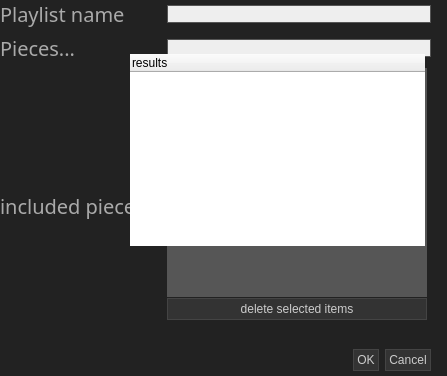
<?xml version="1.0" encoding="UTF-8"?>
<ui version="4.0">
 <class>Dialog</class>
 <widget class="QDialog" name="Dialog">
  <property name="geometry">
   <rect>
    <x>0</x>
    <y>0</y>
    <width>447</width>
    <height>376</height>
   </rect>
  </property>
  <property name="windowTitle">
   <string>MuseLib | Add New Playlist</string>
  </property>
  <property name="styleSheet">
   <string notr="true">QDialog {
background:#222;
}

QFrame {
border:0px;
}

QLabel {
font:15pt avenir;
text-transform:uppercase;
color:#AAA;
}

QLineEdit {
border:1px solid #555;
background:#EEE;
}

QListWidget {
background:rgba(255,255,255,60);
}

QDialog QPushButton, QToolButton#deleteItem {
border-style:outset;
background:#333;
border:1px solid #444;
padding:3px;
color:#CCC
}

QPushButton:checked {
border-style:inset;
}</string>
  </property>
  <widget class="QLabel" name="label">
   <property name="geometry">
    <rect>
     <x>90</x>
     <y>50</y>
     <width>59</width>
     <height>16</height>
    </rect>
   </property>
   <property name="text">
    <string/>
   </property>
  </widget>
  <widget class="QWidget" name="formLayoutWidget">
   <property name="geometry">
    <rect>
     <x>0</x>
     <y>0</y>
     <width>431</width>
     <height>371</height>
    </rect>
   </property>
   <layout class="QGridLayout" name="gridLayout">
    <property name="sizeConstraint">
     <enum>QLayout::SetMinimumSize</enum>
    </property>
    <item row="0" column="0">
     <widget class="QLabel" name="playlistNameLabel">
      <property name="text">
       <string>Playlist name</string>
      </property>
     </widget>
    </item>
    <item row="0" column="1">
     <widget class="QLineEdit" name="playlistNameLineEdit"/>
    </item>
    <item row="1" column="0">
     <widget class="QLabel" name="piecesLabel">
      <property name="text">
       <string>Pieces...</string>
      </property>
     </widget>
    </item>
    <item row="1" column="1">
     <widget class="QLineEdit" name="piecesLineEdit">
      <property name="enabled">
       <bool>true</bool>
      </property>
      <property name="frame">
       <bool>true</bool>
      </property>
     </widget>
    </item>
    <item row="2" column="0">
     <widget class="QLabel" name="label_2">
      <property name="text">
       <string>included pieces...</string>
      </property>
     </widget>
    </item>
    <item row="2" column="1">
     <widget class="QFrame" name="frame">
      <property name="frameShape">
       <enum>QFrame::StyledPanel</enum>
      </property>
      <property name="frameShadow">
       <enum>QFrame::Plain</enum>
      </property>
      <property name="lineWidth">
       <number>0</number>
      </property>
      <widget class="QListWidget" name="listWidget">
       <property name="geometry">
        <rect>
         <x>0</x>
         <y>0</y>
         <width>260</width>
         <height>229</height>
        </rect>
       </property>
       <property name="sizePolicy">
        <sizepolicy hsizetype="Fixed" vsizetype="Fixed">
         <horstretch>0</horstretch>
         <verstretch>0</verstretch>
        </sizepolicy>
       </property>
       <property name="dragEnabled">
        <bool>true</bool>
       </property>
       <property name="selectionMode">
        <enum>QAbstractItemView::MultiSelection</enum>
       </property>
       <property name="isWrapping" stdset="0">
        <bool>false</bool>
       </property>
       <property name="wordWrap">
        <bool>true</bool>
       </property>
      </widget>
      <widget class="QToolButton" name="deleteItem">
       <property name="geometry">
        <rect>
         <x>0</x>
         <y>230</y>
         <width>260</width>
         <height>22</height>
        </rect>
       </property>
       <property name="text">
        <string>delete selected items</string>
       </property>
      </widget>
     </widget>
    </item>
    <item row="3" column="1">
     <widget class="QDialogButtonBox" name="buttonBox">
      <property name="orientation">
       <enum>Qt::Horizontal</enum>
      </property>
      <property name="standardButtons">
       <set>QDialogButtonBox::Cancel|QDialogButtonBox::Ok</set>
      </property>
     </widget>
    </item>
   </layout>
  </widget>
  <widget class="QFrame" name="autoCompleteFrame">
   <property name="geometry">
    <rect>
     <x>130</x>
     <y>54</y>
     <width>295</width>
     <height>400</height>
    </rect>
   </property>
   <property name="frameShape">
    <enum>QFrame::NoFrame</enum>
   </property>
   <property name="frameShadow">
    <enum>QFrame::Plain</enum>
   </property>
   <property name="lineWidth">
    <number>0</number>
   </property>
   <widget class="QTreeWidget" name="autoCompleteBox">
    <property name="geometry">
     <rect>
      <x>0</x>
      <y>0</y>
      <width>295</width>
      <height>192</height>
     </rect>
    </property>
    <column>
     <property name="text">
      <string>results</string>
     </property>
    </column>
   </widget>
  </widget>
 </widget>
 <resources/>
 <connections>
  <connection>
   <sender>buttonBox</sender>
   <signal>accepted()</signal>
   <receiver>Dialog</receiver>
   <slot>accept()</slot>
   <hints>
    <hint type="sourcelabel">
     <x>248</x>
     <y>254</y>
    </hint>
    <hint type="destinationlabel">
     <x>157</x>
     <y>274</y>
    </hint>
   </hints>
  </connection>
  <connection>
   <sender>buttonBox</sender>
   <signal>rejected()</signal>
   <receiver>Dialog</receiver>
   <slot>reject()</slot>
   <hints>
    <hint type="sourcelabel">
     <x>316</x>
     <y>260</y>
    </hint>
    <hint type="destinationlabel">
     <x>286</x>
     <y>274</y>
    </hint>
   </hints>
  </connection>
 </connections>
</ui>
